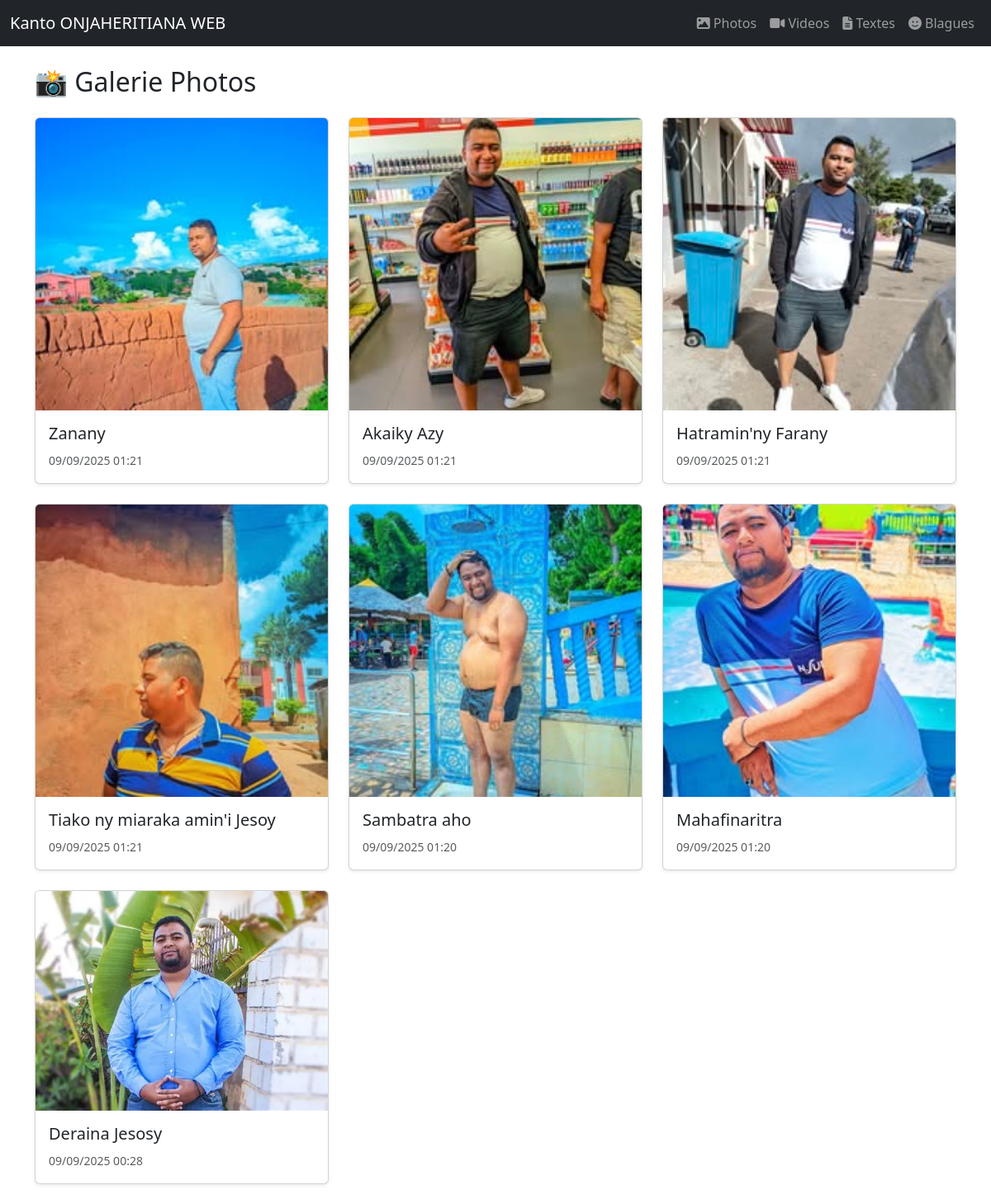
/photos/, run on the app's committed database.
### contenu/models.py (models this page shows, shortened)
class Photo(models.Model):
    titre = models.CharField(max_length=200)
    image = models.ImageField(upload_to='photos/')
    date_pub = models.DateTimeField(auto_now_add=True)

### contenu/views.py (the view)
# urls.py: path('photos/', views.liste_photos, name='photos'),
def liste_photos(request):
    return render(request, 'contenu/photos.html', {'photos': Photo.objects.order_by('-date_pub')})

### contenu/templates/contenu/photos.html (shortened to what this page needs)
{% extends 'contenu/base.html' %}
{% block content %}
<h2 class="mb-4">📸 Galerie Photos</h2>
<div class="row">
  {% for p in photos %}
    <div class="col-md-4 mb-4">
      <div class="card shadow-sm">
        {% if p.image %}
          <img src="{{ p.image.url }}" class="card-img-top" alt="{{ p.titre }}">
        {% endif %}
        <div class="card-body">
          <h5 class="card-title">{{ p.titre }}</h5>
          <p class="card-text"><small class="text-muted">{{ p.date_pub|date:"d/m/Y H:i" }}</small></p>
        </div>
      </div>
    </div>
  {% empty %}
    <p>Aucune photo disponible.</p>
  {% endfor %}
</div>
{% endblock %}

### contenu/templates/contenu/base.html (shortened to what this page needs)
<!DOCTYPE html>
<html lang="fr">
<head>
    <link href="https://cdn.jsdelivr.net/npm/bootstrap@5.3.1/dist/css/bootstrap.min.css" rel="stylesheet">
    <link rel="stylesheet" href="https://cdnjs.cloudflare.com/ajax/libs/font-awesome/6.4.2/css/all.min.css">
</head>
<body>
<nav class="navbar navbar-expand-lg navbar-dark bg-dark">
  <div class="container-fluid">
    <a class="navbar-brand" href="{% url 'home' %}">Kanto ONJAHERITIANA WEB</a>
    <div class="collapse navbar-collapse" id="navbarNav">
      <ul class="navbar-nav ms-auto">
        <li class="nav-item">
          <a class="nav-link" href="{% url 'photos' %}"><i class="fas fa-image"></i> Photos</a>
        </li>
        <li class="nav-item">
          <a class="nav-link" href="{% url 'videos' %}"><i class="fas fa-video"></i> Videos</a>
        </li>
        <li class="nav-item">
          <a class="nav-link" href="{% url 'textes' %}"><i class="fas fa-file-alt"></i> Textes</a>
        </li>
        <li class="nav-item">
          <a class="nav-link" href="{% url 'blagues' %}"><i class="fas fa-smile"></i> Blagues</a>
        </li>
      </ul>
    </div>
  </div>
</nav>
<div class="container mt-4">
    {% block content %}{% endblock %}
</div>
</body>
</html>

### data on the page
Photo: image (picture), titre "Zanany", date_pub "09/09/2025 01:21"
Photo: image (picture), titre "Akaiky Azy", date_pub "09/09/2025 01:21"
Photo: image (picture), titre "Hatramin'ny Farany", date_pub "09/09/2025 01:21"
Photo: image (picture), titre "Tiako ny miaraka amin'i Jesoy", date_pub "09/09/2025 01:21"
Photo: image (picture), titre "Sambatra aho", date_pub "09/09/2025 01:20"
Photo: image (picture), titre "Mahafinaritra", date_pub "09/09/2025 01:20"
Photo: image (picture), titre "Deraina Jesosy", date_pub "09/09/2025 00:28"
